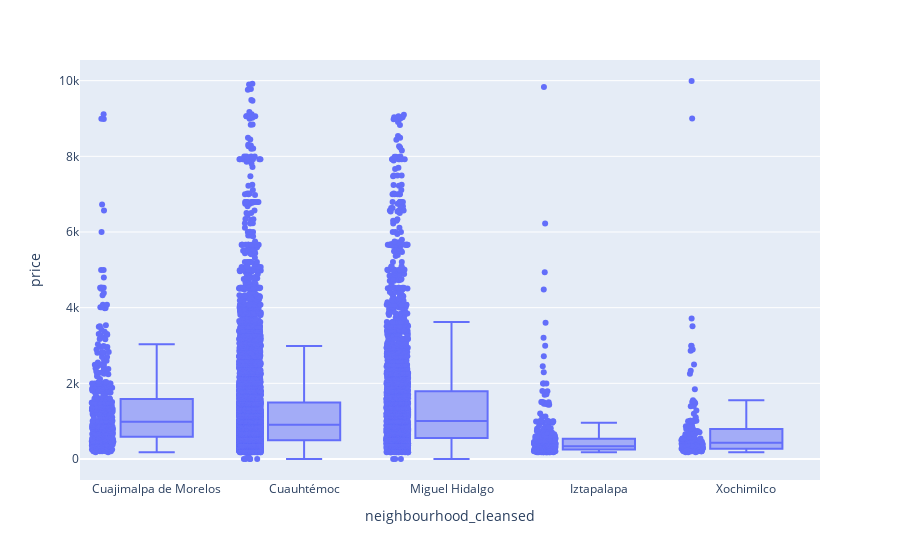

Notebook source saved alongside this figure:
### Markdown cell above
Is easy to see that on average, Cuajimalpa de Morelos is the most expensive, followed by Iztapalapa and Xochimilco. But the catch here is that, they are the most expensive on average, that can be because of the pressence of outliers.

To take into account that is a good idea to look at a Box plot.

Note that the graph lacks of data points with prices above $10,000 for visualization purposes

### Code cell
# First, get the rows from the 5 neighbourhoods
filtered_neighbourhoods = top_5_neighbourhoods.index
# Filter data to only take info from the neighbourhoods and prices below $10,000
filtered_data = data.loc[(data.neighbourhood_cleansed.isin(filter_neighbourhoods)) & (data.price <=10000)]
# Box plot
fig1 = px.box(filtered_data, 'neighbourhood_cleansed', 'price', points = 'all')
fig1.show()

### Figure 1 — Plotly figure (JSON) as saved in the notebook; plotly's stock layout.template omitted (floating-point values rounded to 4 significant figures; data arrays with more than 128 entries replaced by an {"elided": "..."} marker saying what was removed)
{"data": [{"alignmentgroup": "True", "boxpoints": "all", "hovertemplate": "neighbourhood_cleansed=%{x}<br>price=%{y}<extra></extra>", "legendgroup": "", "marker": {"color": "#636efa"}, "name": "", "notched": false, "offsetgroup": "", "orientation": "v", "showlegend": false, "type": "box", "x": {"elided": "12683 str values"}, "x0": " ", "xaxis": "x", "y": {"elided": "12683 int values"}, "y0": " ", "yaxis": "y"}], "layout": {"boxmode": "group", "legend": {"tracegroupgap": 0}, "margin": {"t": 60}, "xaxis": {"anchor": "y", "domain": [0, 1], "title": {"text": "neighbourhood_cleansed"}}, "yaxis": {"anchor": "x", "domain": [0, 1], "title": {"text": "price"}}}}
